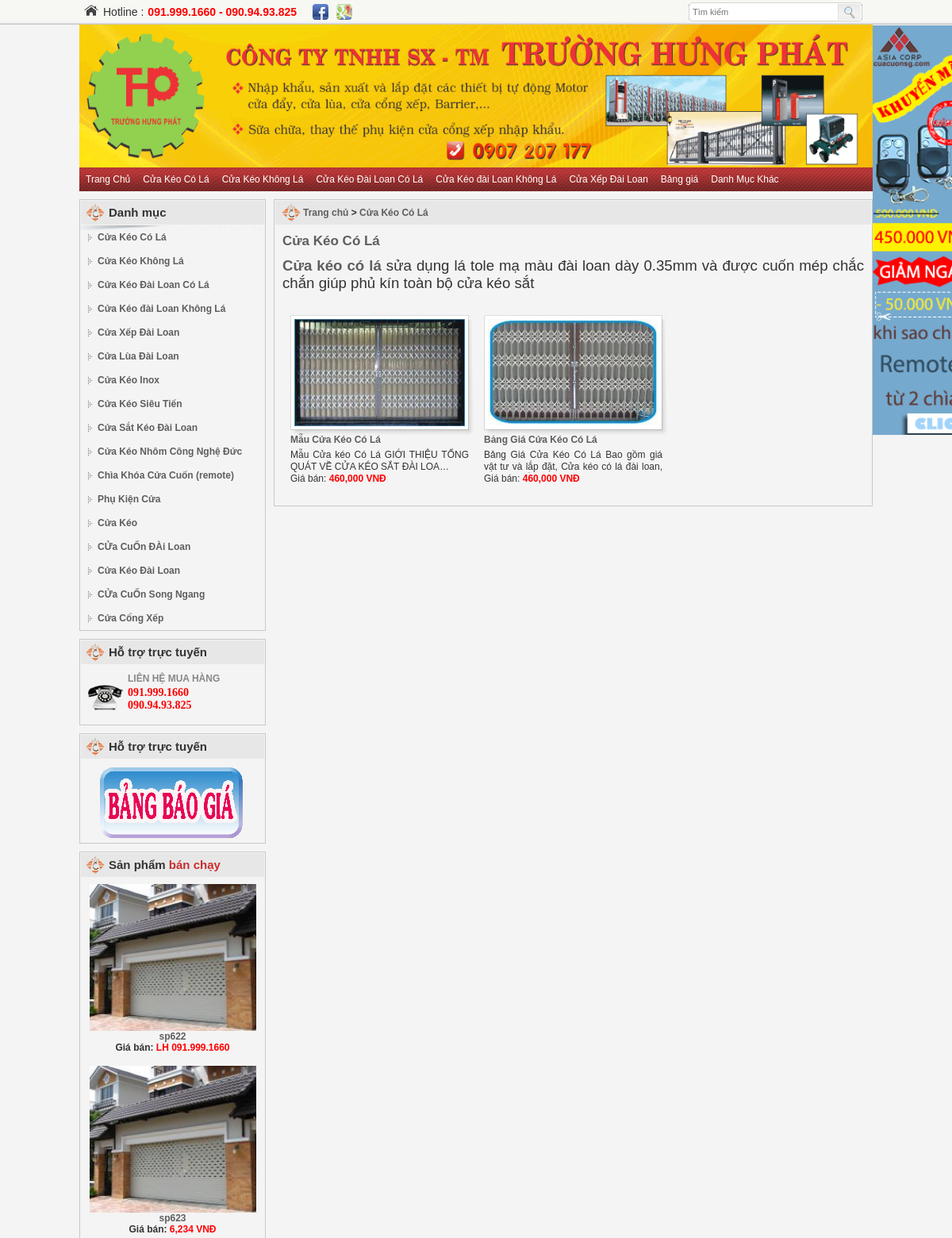
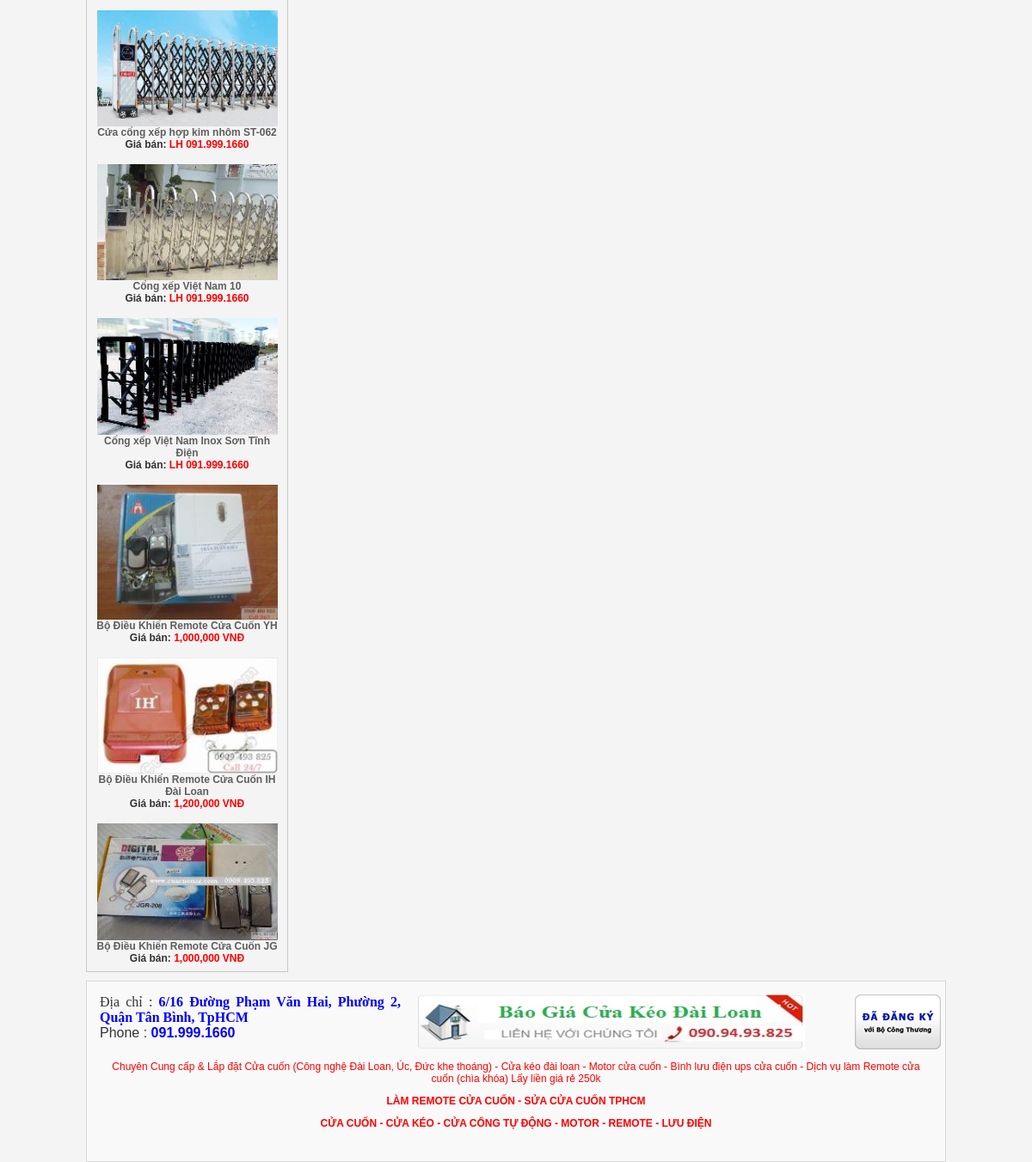
Screenshot of /Cua-Keo-Co-La.html with the database file from the repository (2 pictures, top to bottom).
### tables this page shows
CREATE TABLE IF NOT EXISTS `category` (
  `id` varchar(200) NOT NULL,
  `alilas` varchar(50) NOT NULL,
  `name` varchar(200) NOT NULL,
  `description` text NOT NULL,
  `type` int(11) NOT NULL DEFAULT '0',
  `active` int(11) NOT NULL DEFAULT '1',
  PRIMARY KEY (`id`),
  KEY `type` (`type`)
);

CREATE TABLE IF NOT EXISTS `product` (
  `id` int(11) NOT NULL AUTO_INCREMENT,
  `alilas` varchar(200) NOT NULL,
  `title` varchar(250) NOT NULL DEFAULT '',
  `name` varchar(200) NOT NULL,
  `category` varchar(100) NOT NULL,
  `price` int(11) NOT NULL,
  `description` text NOT NULL,
  `warranty` int(11) NOT NULL DEFAULT '0',
  `tag` varchar(250) NOT NULL DEFAULT '',
  `enable` int(11) NOT NULL DEFAULT '1',
  `meta_description` varchar(250) NOT NULL DEFAULT '',
  `count_view` int(11) NOT NULL DEFAULT '0',
  `show_in_home` int(11) NOT NULL DEFAULT '0',
  `show_in_slide` int(11) NOT NULL DEFAULT '0',
  `type` int(11) NOT NULL DEFAULT '0',
  PRIMARY KEY (`id`),
  UNIQUE KEY `alilas` (`alilas`),
  KEY `category` (`category`)
);

### config.php (called while the page is built, shortened)
<?php
$useragent=$_SERVER['HTTP_USER_AGENT'];
if(preg_match('/(android|bb\d+|meego).+mobile|avantgo|bada\/|blackberry|blazer|compal|elaine|fennec|hiptop|iemobile|ip(hone|od)|iris|kindle|lge |maemo|midp|mmp|netfront|opera m(ob|in)i|palm( os)?|phone|p(ixi|re)\/|plucker|pocket|psp|series(4|6)0|symbian|treo|up\.(browser|link)|vodafone|wap|windows (ce|phone)|xda|xiino/i',$useragent)||preg_match('/1207|6310|6590|3gso|4thp|50[1-6]i|770s|802s|a wa|abac|ac(er|oo|s\-)|ai(ko|rn)|al(av|ca|co)|amoi|an(ex|ny|yw)|aptu|ar(ch|go)|as(te|us)|attw|au(di|\-m|r |s )|avan|be(ck|ll|nq)|bi(lb|rd)|bl(ac|az)|br(e|v)w|bumb|bw\-(n|u)|c55\/|capi|ccwa|cdm\-|cell|chtm|cldc|cmd\-|co(mp|nd)|craw|da(it|ll|ng)|dbte|dc\-s|devi|dica|dmob|do(c|p)o|ds(12|\-d)|el(49|ai)|em(l2|ul)|er(ic|k0)|esl8|ez([4-7]0|os|wa|ze)|fetc|fly(\-|_)|g1 u|g560|gene|gf\-5|g\-mo|go(\.w|od)|gr(ad|un)|haie|hcit|hd\-(m|p|t)|hei\-|hi(pt|ta)|hp( i|ip)|hs\-c|ht(c(\-| |_|a|g|p|s|t)|tp)|hu(aw|tc)|i\-(20|go|ma)|i230|iac( |\-|\/)|ibro|idea|ig01|ikom|im1k|inno|ipaq|iris|ja(t|v)a|jbro|jemu|jigs|kddi|keji|kgt( |\/)|klon|kpt |kwc\-|kyo(c|k)|le(no|xi)|lg( g|\/(k|l|u)|50|54|\-[a-w])|libw|lynx|m1\-w|m3ga|m50\/|ma(te|ui|xo)|mc(01|21|ca)|m\-cr|me(rc|ri)|mi(o8|oa|ts)|mmef|mo(01|02|bi|de|do|t(\-| |o|v)|zz)|mt(50|p1|v )|mwbp|mywa|n10[0-2]|n20[2-3]|n30(0|2)|n50(0|2|5)|n7(0(0|1)|10)|ne((c|m)\-|on|tf|wf|wg|wt)|nok(6|i)|nzph|o2im|op(ti|wv)|oran|owg1|p800|pan(a|d|t)|pdxg|pg(13|\-([1-8]|c))|phil|pire|pl(ay|uc)|pn\-2|po(ck|rt|se)|prox|psio|pt\-g|qa\-a|qc(07|12|21|32|60|\-[2-7]|i\-)|qtek|r380|r600|raks|rim9|ro(ve|zo)|s55\/|sa(ge|ma|mm|ms|ny|va)|sc(01|h\-|oo|p\-)|sdk\/|se(c(\-|0|1)|47|mc|nd|ri)|sgh\-|shar|sie(\-|m)|sk\-0|sl(45|id)|sm(al|ar|b3|it|t5)|so(ft|ny)|sp(01|h\-|v\-|v )|sy(01|mb)|t2(18|50)|t6(00|10|18)|ta(gt|lk)|tcl\-|tdg\-|tel(i|m)|tim\-|t\-mo|to(pl|sh)|ts(70|m\-|m3|m5)|tx\-9|up(\.b|g1|si)|utst|v400|v750|veri|vi(rg|te)|vk(40|5[0-3]|\-v)|vm40|voda|vulc|vx(52|53|60|61|70|80|81|83|85|98)|w3c(\-| )|webc|whit|wi(g |nc|nw)|wmlb|wonu|x700|yas\-|your|zeto|zte\-/i',substr($useragent,0,4))){
   $mobile=1;
}else{
    $mobile=0;
}
$home_phone = "090.94.93.825";
$mobile_phone = "091.999.1660";
$facebook = "https://www.facebook.com/achau.biz";
$address = " 6/16 Đường Phạm Văn Hai, Phường 2, Quận Tân Bình, TpHCM";
$ggmap_link = "ban-do-cua-cuon-a-chau";
$db = mysqli_connect(DB_HOST, DB_USER, DB_PASSWORD, DB_NAME);
mysqli_set_charset($db, 'utf8');
function escape_data($data) {
    global $db;
    return mysqli_real_escape_string($db, trim($data));
}
function get_list_product_from_query_result($r) {
    global $mobile_phone;
    $products = array();
    while ($row = mysqli_fetch_array($r)) {
        $product = $row;
        $product["product_url"] =  $product['alilas'];
        $product["product_thumb"] = "/static/image/product/thumb_" . $product['id'] . ".jpg";
        $product["product_image"] = "/static/image/product/" . $product["id"] . ".jpg";
        if($product["meta_description"]==""){
            $product["short_desc"] = getplaintextintrofromhtml($product["description"]);
        }else{
            $product["short_desc"] = $product["meta_description"];
        }
        if ($product["price"] > 0) {
            $product['price'] = number_format($product['price']) . " VNĐ";
        } else {
            $product['price'] = "LH $mobile_phone";
        }
        $products[] = $product;
    }
    return $products;
}
$query_category = "select *from category where active=1";
$query_result_category = mysqli_query($db, $query_category);
while ($row = mysqli_fetch_array($query_result_category)) {
    $category = $row;
    $category['url'] = "/" . $category['alilas'];
    $category['name'] =    ucwords(strtolower($category['name']));
    $list_category[] = $category;
}
function getplaintextintrofromhtml($html) {
    $numchars = 75;
    $html = strip_tags($html);
    $html = html_entity_decode($html, ENT_QUOTES, 'UTF-8');
    $html = mb_substr($html, 0, $numchars, 'UTF-8');
    $html .= "…";
    return $html;
}

### controller/category.php (called while the page is built, shortened)
<?php
$category_id = escape_data($array_param[1]);
$query_category_info = "select *from category where alilas='$category_id' or id='$category_id' limit 1";
$query_category_info_result = mysqli_query($db, $query_category_info);
$category_info = mysqli_fetch_array($query_category_info_result);
$title=$category_info['name'];
$num_product_per_page = 30;
$page = $array_param[3];
if ($page == '' || (int)$page < 1) {
    $page = 1;
}
$page=(int)$page;
$offset = ($page - 1) * $num_product_per_page;
$query_product = "select *from product where category='{$category_info['id']}' limit $offset,$num_product_per_page";
$query_result_product = mysqli_query($db, $query_product);
$list_category_product = get_list_product_from_query_result($query_result_product);
$query_left_slide = "select *from product order by show_in_slide desc limit 8";
$query_result_left_slide = mysqli_query($db, $query_left_slide);
$list_left_slide_product = get_list_product_from_query_result($query_result_left_slide);
?>

### view/best-sell-left.php (the view)
 <strong class="t">Sản phẩm <b>bán chạy</b></strong>
        <?php
        foreach ($list_left_slide_product as $product) {
            ?>
<div>
        <a class="m" href="<?php echo $product["product_url"]?>" onmouseover="mtln('<div class=\'bdtl\'><img src=\'<?php echo $product["product_image"]?>\'></div>',360)" onmouseout="mtlh()"><img src="<?php echo $product["product_thumb"]?>" alt="<?php echo $product["name"]?>"></a>
            <strong><a href="<?php echo $product["product_url"]?>"><?php echo $product["name"]?></a></strong>
            <span>Giá bán: <b><?php echo ($product["price"])?></b></span>
        </div>
<?php
        }
        ?>

### index.php (shortened to what this page needs)
<?php
include "./config.php";
$uri = explode("?", $_SERVER["REQUEST_URI"]);
$array_param = explode("/", $uri[0]);
for ($index = 0; $index < 5; $index++) {
    $array_param[] = '';
}
if ($array_param[1] == "c" && trim($array_param[2]) != "") {
    include "./controller/category.php";
    include "./view/category.php";
} else if ($array_param[1] == "bc" && trim($array_param[2]) != "") {
    include "./controller/big-category.php";
    include "./view/big-category.php";
} else if ($array_param[1] == "capnhat" && trim($array_param[2]) != "") {
    include "./controller/update-product.php";
    include "./view/update-product.php";
} else if ($array_param[1] == "themsanpham") {
    include "./controller/add-product.php";
    include "./view/add-product.php";
} else if ($array_param[1] == "quanlycategory") {
    include "./controller/manage-category.php";
    include "./view/manage-category.php";
} else if ($array_param[1] == $ggmap_link) {
    include "./controller/map.php";
    include "./view/map.php";
} else if ($array_param[1] == "test") {
    include "./test.php";
} else if (strpos($array_param[1], ".html") > -1 || $array_param[1] > 0) {
    $iscat = 0;
    foreach ($list_category as $category) {
        if (($array_param[1] == $category["alilas"])) {
            $iscat = 1;
            break;
        }
    }
    if ($iscat) {
        if ($mobile) {
            include "./mobile/controller/category.php";
            include "./mobile/view/category.php";
        } else {
            include "./controller/category.php";
            include "./view/category.php";
        }
    }
} else if ($array_param[1] == "bang-gia-cua-cuon-dai-loan-cua-keo-cong-nghe-dai-loan") {
    include "./view/bang-gia-cua-cuon.php";
}
?>

### view/category.php (shortened to what this page needs)
<!DOCTYPE html PUBLIC "-//W3C//DTD XHTML 1.0 Transitional//EN" "http://www.w3.org/TR/xhtml1/DTD/xhtml1-transitional.dtd">
<html xmlns="http://www.w3.org/1999/xhtml">
    <head>
    <?php
    include $APPLICATION_PATH. '/view/header.php';
    ?>
    </head>
<body>
<form name="form1" method="post" action="#" id="form1">
<ul class="uav">
     <?php
                include $APPLICATION_PATH. '/view/top-banner.php';
                ?>
</ul>
<ul class="umh">
 <?php
     include $APPLICATION_PATH. '/view/top-nav.php';
 ?>
</ul>
<div class="divl">
    <div class="m">
        <?php
            include $APPLICATION_PATH. '/view/left-nav.php';
        ?>
    </div>
    <div class="g y">
       <?php
           include $APPLICATION_PATH. '/view/support.php';
        ?>
    </div>
      <div class="g y">
       <?php
           include $APPLICATION_PATH. '/view/price-catalog.php';
        ?>
    </div>
    <div class="g p">
       <?php
               include $APPLICATION_PATH. '/view/best-sell-left.php';
       ?>
    </div>
 </div>
<div class="divr">
    <div class="dlink"><a href="/">Trang chủ</a> &gt; <a href="/<?php echo $category_info['alilas']?>"><?php echo $category_info['name']?></a></div>
    <h1 class="htl"><?php echo $category_info['name']?></h1>
    <div class="intro">
    <?php echo $category_info['description']?>
    </div>
    <ul id="upro" class="upro">
<?php
       foreach ($list_category_product as $product) {
?>
   <li>
            <a class="m" href="<?php echo $product['product_url']?>"
               onmouseover="mtln('<div class=\'bdtl\'><img src=\'<?php echo $product['product_thumb']?>\'></div>',360)" onmouseout="mtlh()">
                <img src="<?php echo $product['product_thumb']?>" alt="<?php echo $product['name']?>"></a>
            <strong><a href="<?php echo $product['product_url']?>"><?php echo $product['name']?></a></strong>
            <span><?php echo $product['short_desc']?></span>
            <div>Giá bán: <b><?php echo ($product['price'])?></b></div>
        </li>
        <?php
        }
        ?>
    </ul>
</div>
<ul class="ulft">
   <?php
          include $APPLICATION_PATH. '/view/company.php';
   ?>
</ul>
<div class="dhead">
   <?php
          include $APPLICATION_PATH. '/view/top-head.php';
   ?>
</div>
</form>
<?php
   include $APPLICATION_PATH. '/view/side-ads.php';
?>
</body></html>

### view/header.php (shortened to what this page needs)
<link rel="stylesheet" href="/static/css/main.css" />

### view/top-banner.php
<li class="v"><a href="/">
<img src="/static/image/website/logo.png">
    </a></li>

### view/top-nav.php (shortened to what this page needs)
<li class="g n">
    <a class="a1" href="/" title="<?php echo $title ?>">Trang Chủ</a>
</li>
<?php
for ($i = 0; $i < 5; $i++) {
    $category = $list_category[$i];
    echo "<li class=\"g n\">
                <a class=\"a1\" href=\"{$category['url']}\" title=\"{$category['name']}\">{$category['name']}</a>
         </li>";
}
?>
<li class="g n">
    <a class="a1" href="/bang-gia-cua-cuon-dai-loan-cua-keo-cong-nghe-dai-loan" title="BẢNG GIÁ CỬA CUỐN ĐÀI LOAN, CỬA KÉO CÔNG NGHỆ ĐÀI LOAN">Bảng giá</a>
</li>
<li class="g n">
    <a class="a1" href="#" title="Danh mục khác">Danh Mục Khác</a>
</li>

### view/left-nav.php
 <strong class="t">Danh mục</strong>
<?php
    foreach ($list_category as $category) {
        if (isset($category_id) && ($category_id == $category['id'])) {
            echo "<div class=\"f s\"><a href=\"{$category['url']}\">{$category['name']}</a></div>";
        } else {
            echo "<div class=\"f\"><a href=\"{$category['url']}\">{$category['name']}</a></div>";
        }
    }
?>

### view/support.php
<strong class="t">Hỗ trợ trực tuyến</strong>
<div><span>Liên hệ mua hàng</span><b> <?php echo $mobile_phone ?></b>
    <b> <?php echo $home_phone ?></b></div>

### view/price-catalog.php
<strong class="t">Hỗ trợ trực tuyến</strong>
<a href="/static/doc/bang-gia-cua-cuon.pdf" style="height: auto;padding-left: 25px;padding-bottom: 5px"><img src="/static/image/website/bao_gia_cua_cuon.gif"/></a>

### view/company.php (shortened to what this page needs)
<li class="bct"><a href="http://www.online.gov.vn/HomePage/CustomWebsiteDisplay.aspx?DocId=1499" rel="nofollow" target="_blank"></a></li>
<li class="lftf">
    <span style="font-size: 16px;"><span style="font-family: 'Times New Roman';">Địa chỉ : <span style="color: rgb(0, 0, 255);"><strong><a href="/ban-do-cua-cuon-a-chau"><span style="color: rgb(0, 0, 255);"><?php echo $address?></span></a></strong></span></span>
    </span>
    <span style="font-size: 16px;">Phone : <font style="color: rgb(0, 0, 255);"><b><?php echo $mobile_phone?></b></font></span>
    <br>
</li>
<li class="lftf" style="width: 590px">
    <a href="/static/doc/bang-gia-cua-cuon.pdf"><img src="/static/image/website/tuvancuakeo.jpg" width="450px" height="64px"/></a>
</li>
<div  style="color: red;padding: 20px;text-align: center; display: block">
    <p>Chuyên Cung cấp & Lắp đặt Cửa cuốn (Công nghệ Đài Loan, Úc, Đức khe thoáng) - Cửa kéo đài loan - Motor cửa cuốn - Bình lưu điện ups cửa cuốn - Dịch vụ làm Remote cửa cuốn (chìa khóa) Lấy liền giá rẻ 250k</p>
    <p style="font-weight: bold">LÀM REMOTE CỬA CUỐN - SỬA CỬA CUỐN TPHCM </p>
    <p style="font-weight: bold">CỬA CUỐN - CỬA KÉO - CỬA CỔNG TỰ ĐỘNG - MOTOR - REMOTE - LƯU ĐIỆN</p>
</div>

### view/top-head.php
<ul>
    <li class="homeicon"><a href="/" title="Trang chủ"><img src="/static/image/website/home.png"></a></li>
    <li class="s"><input type="image" name="iSear" id="iSear" src="/static/image/website/1.gif" onclick="" style="border-width:0px;"><input name="key" type="text" id="key" class="textbox2" placeholder="Tìm kiếm"></li>
                <li class="l"><b>Hotline :</b> <strong><?php echo $mobile_phone." - ".$home_phone?></strong></li>
                <li class="fbicon"><a href="<?php echo $facebook?>" target="_blank"><img src="/static/image/website/fb.png"></a></li>
                <li class="fbicon"><a href="/<?php echo $ggmap_link?>" target="_blank"><img src="/static/image/website/ggmap.png"></a></li>
                </ul>

### view/side-ads.php (shortened to what this page needs)
<div id="divAdRight" style="position:absolute;z-index:9999;display:block;"><a href="#"><img src="/static/image/website/bosch-banner.jpg"></a></div>

### static/css/main.css (style rules this page uses)
div.dlink { display:block;background:#e7e7e7 url(../image/website/achau30.png) no-repeat 8px center; line-height:30px; border:solid 1px #f4f4f4; padding-left:35px; font-weight:bold; }
h1.htl { font-size:17px;color:#5e5e5e;padding-top:10px; padding-left:10px; }
div.intro { text-align:justify; padding:10px; }
ul.upro { padding-left:10px; padding-top:19px; }
ul.upro li { float:left; height:240px; width:225px; overflow:hidden; padding-left:10px;background:url(../image/website/gp1.gif) no-repeat 10px top; padding-right:9px; }
ul.upro img { width:215px; height:135px; padding:5px; }
ul.upro strong { padding-top:5px; display:block; }
ul.upro span { display:block; line-height:15px; height:30px; overflow:hidden; padding-top:5px; text-align:justify; }
ul.upro b { color:Red; }

### static/css/style.css (style rules this page uses)
body { font-size:12px;font-family:Arial;color:#333;padding:31px 0px 0px 0px;margin:0px; background-color:#f4f4f4; }
form { font-size:12px;font-family:Arial;color:#333;padding:0px;margin:0px auto 0px auto;width:1000px;overflow:hidden; }
ul { padding:0px;margin:0px;list-style-type:none; }
ul li { padding:0px;margin:0px;list-style-type:none; }
h1,h2,h3,h4,h5,h6 { padding:0px; margin:0px; }
img { border:0px; }
a { color:#5e5e5e;text-decoration:none; }
.textbox2 { border:0px solid #fff;font-size:11px;font-family:Arial;color: #2c478c;background-color:Transparent;padding:0px;margin:0px; border:0px; border-style:none; }
#divAdLeft img,#divAdRight img { width:125px; }

### rows the page displays
category: name "Cửa Kéo Có Lá", description "Cửa kéo có lá sửa dụng lá tole mạ màu đài loan dày 0.35mm và được cuốn mép chắc chắn giúp phủ kín toàn bộ cửa kéo sắt"
category: name "Cửa Kéo Không Lá"
category: name "Cửa Kéo Đài Loan Có Lá"
category: name "Cửa Xếp Đài Loan"
category: name "Cửa Kéo đài Loan Không Lá"
category: name "Cửa Lùa Đài Loan"
category: name "Cửa Kéo Inox"
category: name "Cửa Kéo Siêu Tiến"
category: name "Cửa Sắt Kéo Đài Loan"
category: name "Cửa Kéo Nhôm Công Nghệ Đức"
category: name "Chìa Khóa Cửa Cuốn (remote)"
category: name "Phụ Kiện Cửa"
category: name "Cửa Kéo"
category: name "CỬa CuỐn ĐÀi Loan"
category: name "Cửa Kéo Đài Loan"
category: name "CỬa CuỐn Song Ngang"
category: name "Cửa Cổng Xếp"
product: name "sp622", price "LH 091.999.1660"
product: name "sp623", price "6,234 VNĐ"
product: shows a picture, name "Cửa cổng xếp hợp kim nhôm ST-062", price "LH 091.999.1660"
product: shows a picture, name "Cổng xếp Việt Nam 10", price "LH 091.999.1660"
product: shows a picture, name "Cổng xếp Việt Nam Inox Sơn Tĩnh Điện", price "LH 091.999.1660"
product: shows a picture, name "Bộ Điều Khiển Remote Cửa Cuốn YH", price "1,000,000 VNĐ"
product: shows a picture, name "Bộ Điều Khiển Remote Cửa Cuốn IH Đài Loan", price "1,200,000 VNĐ"
product: shows a picture, name "Bộ Điều Khiển Remote Cửa Cuốn JG", price "1,000,000 VNĐ"
product: shows a picture, name "Mẫu Cửa Kéo Có Lá", short_desc "Mẫu Cửa kéo Có Lá GIỚI THIỆU TỔNG QUÁT VỀ CỬA KÉO SẮT ĐÀI LOA…", price "460,000 VNĐ"
product: shows a picture, name "Bảng Giá Cửa Kéo Có Lá", meta_description "Bảng Giá Cửa Kéo Có Lá Bao gồm giá vật tư và lắp đặt, Cửa kéo có lá đài loan,…", price "460,000 VNĐ"

### other values shown
$category['name'] "Cửa Kéo đài Loan Không Lá"
$mobile_phone "091.999.1660"
$home_phone "090.94.93.825"
$address "6/16 Đường Phạm Văn Hai, Phường 2, Quận Tân Bình, TpHCM"
